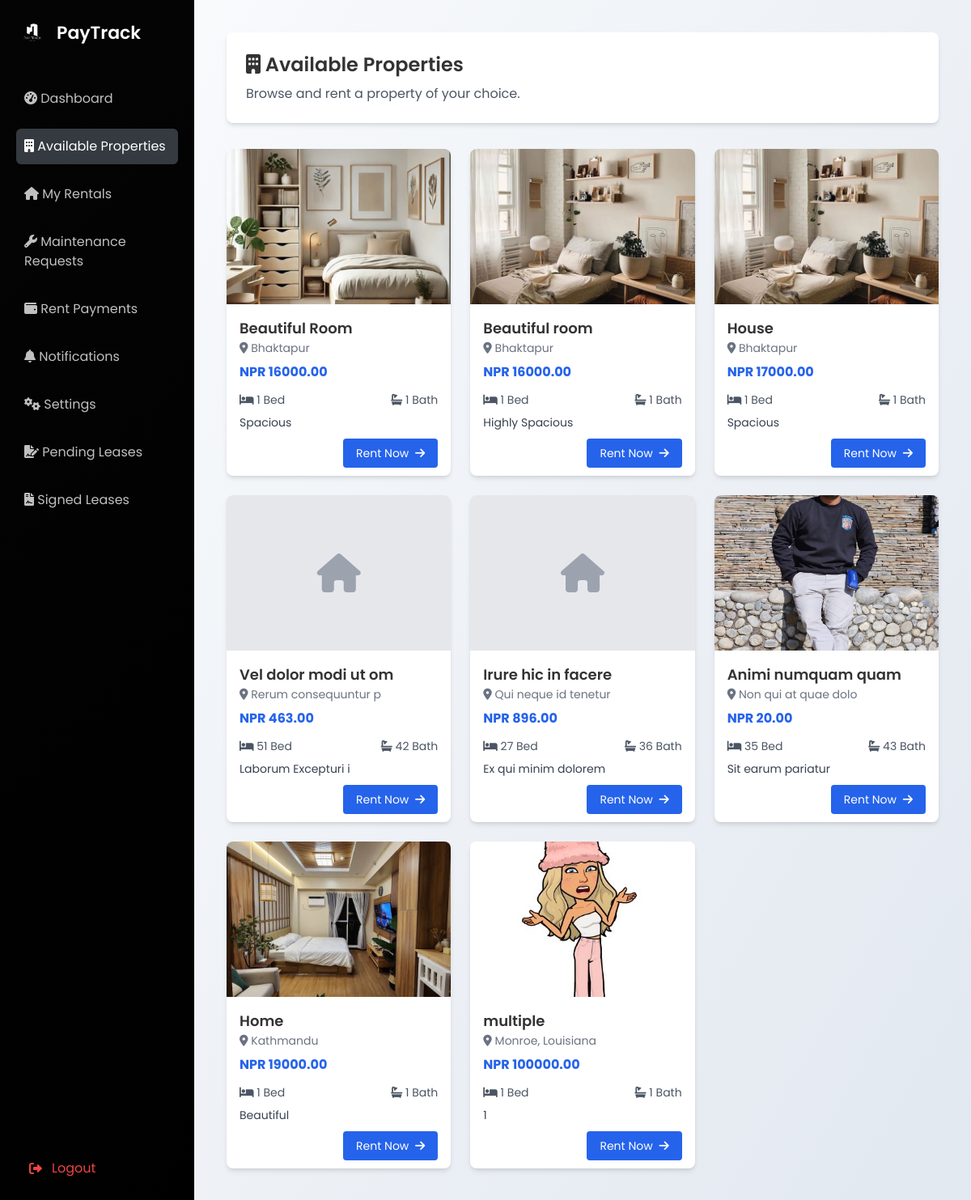
The app's page /tenant/properties/ (signed in), older data.
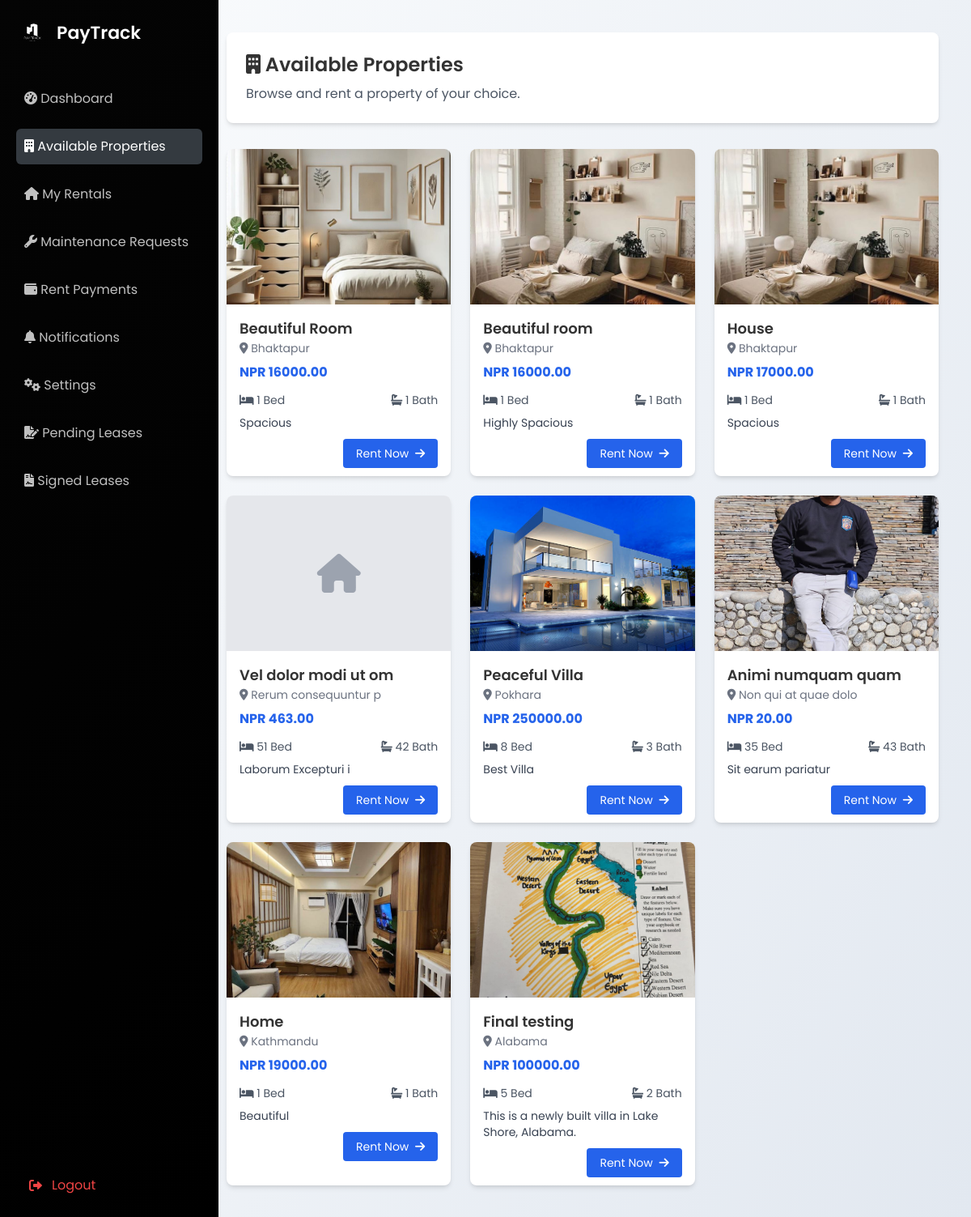
The same page, newer data.
### user/models.py (models this page shows, shortened)
class Property(models.Model):
    PROPERTY_TYPES = [
        ('house', 'House'),
        ('apartment', 'Apartment'),
        ('villa', 'Villa'),
        ('land', 'Land'),
    ]
    homeowner = models.ForeignKey(
        settings.AUTH_USER_MODEL,
        on_delete=models.CASCADE,
        related_name='properties',
        null=True,
        blank=True
    )
    title = models.CharField(max_length=200, default="Unnamed Property")
    location = models.CharField(max_length=200, default="Unknown Location")
    property_type = models.CharField(max_length=20, choices=PROPERTY_TYPES, default='house')
    price = models.DecimalField(max_digits=10, decimal_places=2, default=0.00)
    bedrooms = models.IntegerField(null=True, blank=True, default=1)
    bathrooms = models.IntegerField(null=True, blank=True, default=1)
    description = models.TextField(default="No description available.")
    image = models.ImageField(upload_to='properties/', default='default_property.jpg')
    featured = models.BooleanField(default=False)
    is_available = models.BooleanField(default=True)  # New: To show if property is rented
    @property
    def get_primary_image(self):
        primary_image = self.images.filter(is_primary=True).first()
        if primary_image:
            return primary_image.image
        first_image = self.images.first()
        if first_image:
            return first_image.image
        if self.image and self.image.name != 'default_property.jpg':
            return self.image
        return None

class PropertyImage(models.Model):
    property = models.ForeignKey(Property, on_delete=models.CASCADE, related_name='images')
    image = models.ImageField(upload_to='properties/')
    is_primary = models.BooleanField(default=False)
    created_at = models.DateTimeField(auto_now_add=True)
    class Meta:
        ordering = ['-is_primary', '-created_at']

### user/views.py (the view)
# urls.py: path('tenant/properties/', views.tenant_property_list, name='tenant_property_list'),
@login_required
def tenant_property_list(request):
    if request.user.user_type != 'tenant':
        return redirect('dashboard')
    properties = Property.objects.filter(is_available=True).prefetch_related('images')
    return render(request, 'user/available_properties.html', {'properties': properties})

### user/templates/user/available_properties.html (shortened to what the changed rows need)
{% load static %}
<!DOCTYPE html>
<html lang="en">
<head>
  <link rel="stylesheet" href="{% static 'css/dashboard.css' %}">
  <link rel="stylesheet" href="https://cdnjs.cloudflare.com/ajax/libs/font-awesome/6.0.0-beta3/css/all.min.css">
  <script src="https://cdn.tailwindcss.com"></script>
</head>
<body class="bg-gray-100 font-poppins">
  <div class="min-h-screen flex">
    <main class="main-content space-y-8">
      <div class="bg-white shadow-md rounded-lg p-6 mb-6">
        <h1 class="text-2xl font-semibold mb-2"><i class="fas fa-building"></i> Available Properties</h1>
      </div>
      <div class="grid grid-cols-1 sm:grid-cols-2 lg:grid-cols-3 gap-6">
        {% if properties %}
          {% for property in properties %}
            <div class="bg-white rounded-lg shadow-md overflow-hidden hover:shadow-xl transition duration-300">
              {% if property.get_primary_image %}
  <img src="{{ property.get_primary_image.url }}" alt="{{ property.title }}" class="h-48 w-full object-cover">
{% else %}
  <div class="h-48 w-full bg-gray-200 flex items-center justify-center">
    <i class="fas fa-home text-gray-400 text-5xl"></i>
  </div>
{% endif %}
              <div class="p-4">
                <h2 class="text-lg font-semibold">{{ property.title }}</h2>
                <p class="text-gray-500 text-sm"><i class="fas fa-map-marker-alt"></i> {{ property.location }}</p>
                <p class="text-blue-600 font-bold mt-2">NPR {{ property.price|floatformat:2 }}</p>
                <div class="flex justify-between text-sm text-gray-600 mt-3">
                  <span><i class="fas fa-bed"></i> {{ property.bedrooms }} Bed</span>
                  <span><i class="fas fa-bath"></i> {{ property.bathrooms }} Bath</span>
                </div>
                <p class="mt-2 text-gray-700 text-sm">{{ property.description|truncatechars:100 }}</p>
                <div class="mt-4 text-right">
                  <a href="{% url 'rent_property' property.id %}" class="bg-blue-600 hover:bg-blue-700 text-white text-sm px-4 py-2 rounded">
                    Rent Now <i class="fas fa-arrow-right ml-1"></i>
                  </a>
                </div>
              </div>
            </div>
          {% endfor %}
        {% else %}
          <div class="col-span-3 text-center text-gray-600 py-10">
            <i class="fas fa-info-circle text-4xl text-blue-400 mb-2"></i>
            <p>No available properties at the moment.</p>
          </div>
        {% endif %}
      </div>
    </main>
  </div>
</body>
</html>

Row changes from the older to the newer data that the page shows:
no longer on this page (row edited): Property: get_primary_image (picture), title "multiple", location "Monroe, Louisiana", price "100000.00", bedrooms "1", bathrooms "1", description "1"
changed Property: get_primary_image: picture added; title "Irure hic in facere" → "Peaceful Villa"; location "Qui neque id tenetur" → "Pokhara"; price "896.00" → "250000.00"; bedrooms "27" → "8"; bathrooms "36" → "3"; description "Ex qui minim dolorem" → "Best Villa"
added Property: get_primary_image (picture), title "Final testing", location "Alabama", price "100000.00", bedrooms "5", bathrooms "2", description "This is a newly built villa in Lake Shore, Alabama."
